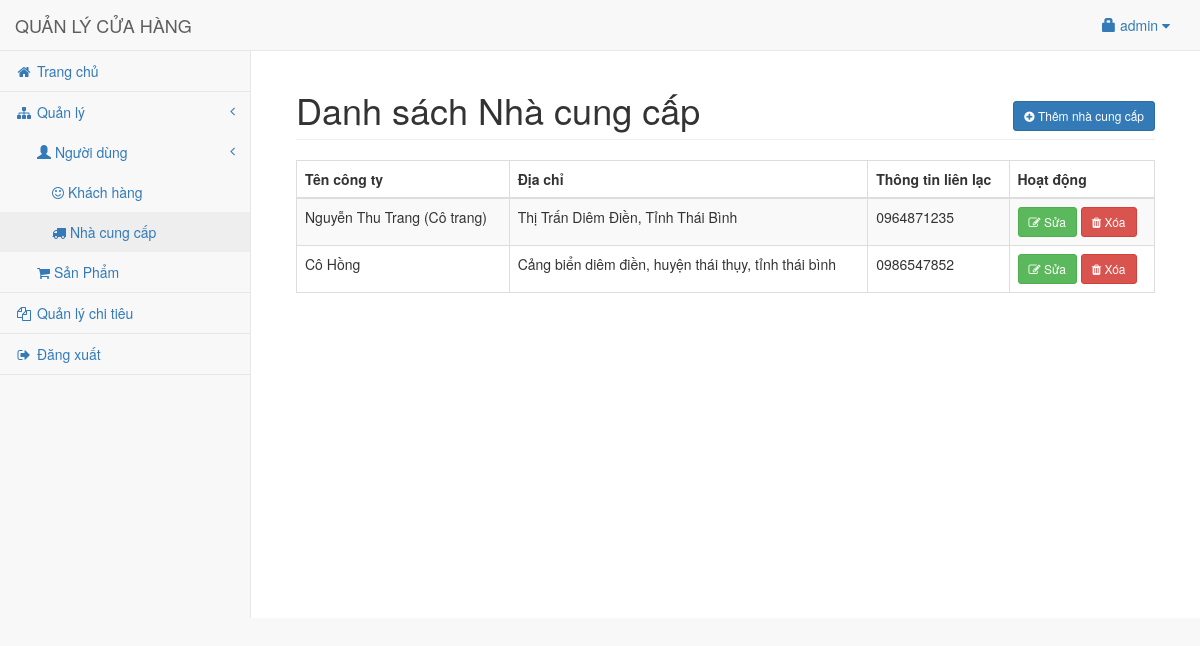
/manage/admin/supplier.php (signed in), run on the app's committed database.
### tables this page shows
CREATE TABLE `user` (
  `userid` int(11) NOT NULL,
  `username` varchar(30) NOT NULL,
  `password` varchar(50) NOT NULL,
  `access` int(1) NOT NULL
);

CREATE TABLE `supplier` (
  `userid` int(11) NOT NULL,
  `company_name` varchar(50) NOT NULL,
  `company_address` varchar(150) NOT NULL,
  `contact` varchar(50) NOT NULL
);

### manage/admin/session.php (called while the page is built, shortened)
<?php
	include('../conn.php');
	$sq=mysqli_query($conn,"select * from `user` where userid='".$_SESSION['id']."'");
	$srow=mysqli_fetch_array($sq);
	$user=$srow['username'];
?>

### manage/admin/supplier.php (the view, shortened to what this page needs)
<?php include('session.php'); ?>
<?php include('header.php'); ?>
<body>
<div id="wrapper">
<?php include('navbar.php'); ?>
<div style="height:50px;"></div>
<div id="page-wrapper">
<div class="container-fluid">
	<div class="row">
        <div class="col-lg-12">
            <h1 class="page-header">Danh sách Nhà cung cấp
				<span class="pull-right">
					<button class="btn btn-primary btn-sm" data-toggle="modal" data-target="#addsupplier"><i class="fa fa-plus-circle"></i> Thêm nhà cung cấp</button>
				</span>
			</h1>
        </div>
    </div>
    <div class="row">
        <div class="col-lg-12">
            <table width="100%" class="table table-striped table-bordered table-hover" id="supTable">
                <thead>
                    <tr>
                        <th>Tên công ty</th>
						<th>Địa chỉ</th>
                        <th>Thông tin liên lạc</th>
						<th>Hoạt động</th>
                    </tr>
                </thead>
                <tbody>
				<?php
					$sq=mysqli_query($conn,"select * from supplier left join user on user.userid=supplier.userid");
					while($sqrow=mysqli_fetch_array($sq)){
					?>
						<tr>
							<td><?php echo $sqrow['company_name']; ?></td>
							<td><?php echo $sqrow['company_address']; ?></td>
							<td><?php echo $sqrow['contact']; ?></td>
							<td>
								<button class="btn btn-success btn-sm" data-toggle="modal" data-target="#edit_<?php echo $sqrow['userid']; ?>"><i class="fa fa-edit"></i> Sửa</button>
								<button class="btn btn-danger btn-sm" data-toggle="modal" data-target="#del_<?php echo $sqrow['userid']; ?>"><i class="fa fa-trash"></i> Xóa</button>
							</td>
						</tr>
					<?php
					}
				?>
                </tbody>
            </table>
        </div>
    </div>
</div>
</div>
</div>
</body>
</html>

### manage/admin/navbar.php (shortened to what this page needs)
<nav class="navbar navbar-default navbar-fixed-top" role="navigation" style="margin-bottom: 0">
    <div class="navbar-header">
        <a class="navbar-brand" href="#">QUẢN LÝ CỬA HÀNG</a>
    </div>
    <ul class="nav navbar-top-links navbar-right">
        <li class="dropdown">
            <a class="dropdown-toggle" data-toggle="dropdown" href="#">
                <span class="glyphicon glyphicon-lock"></span> <?php echo $user; ?> <i class="fa fa-caret-down"></i>
            </a>
        </li>
    </ul>
    <div class="navbar-default sidebar" role="navigation">
        <div class="sidebar-nav navbar-collapse">
            <ul class="nav" id="side-menu">
                <li>
                    <a href="index.php"><i class="fa fa-home fa-fw"></i> Trang chủ</a>
                </li>
                <li>
                    <a href="#"><i class="fa fa-sitemap fa-fw"></i> Quản lý<span class="fa arrow"></span></a>
                    <ul class="nav nav-second-level">
                        <li>
                            <a href="#"><span class="glyphicon glyphicon-user"></span> Người dùng <span class="fa arrow"></span></a>
                            <ul class="nav nav-third-level">
                                <li>
                                    <a href="customer.php"> <i class="fa fa-smile-o"></i> Khách hàng</a>
                                </li>
                                <li>
                                    <a href="supplier.php"> <i class="fa fa-truck"></i> Nhà cung cấp</a>
                                </li>
                            </ul>
                        </li>
                        <li><a href="product.php"> <i class="fa fa-shopping-cart"></i> Sản Phẩm</a>
                        </li>
                    </ul>
                </li>
                <li>
                    <a href="paymentControl.php"><i class="fa fa-copy fa-fw"></i> Quản lý chi tiêu</a>
                </li>
                <li><a href="#logout" data-toggle="modal"><i class="fa fa-sign-out fa-fw"></i> Đăng xuất</a></li>
            </ul>
        </div>
    </div>
</nav>

### data on the page
user: username "admin"
supplier: company_name "Nguyễn Thu Trang (Cô trang)", company_address "Thị Trấn Diêm Điền, Tỉnh Thái Bình", contact "0964871235"
supplier: company_name "Cô Hồng", company_address "Cảng biển diêm điền, huyện thái thụy, tỉnh thái bình", contact "0986547852"
